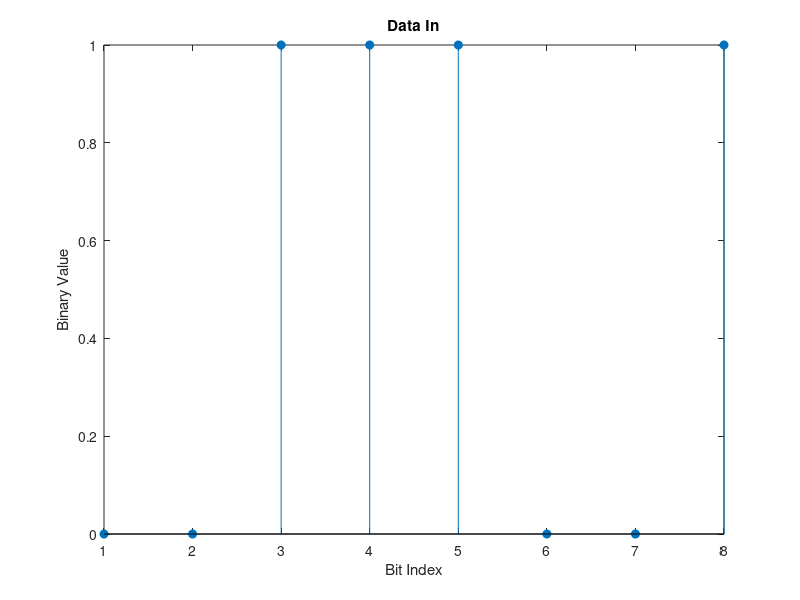

The MATLAB script that drew this image:
clear all;close all;%----------------------------------------------------%---------------- Initial Parameters ----------------%----------------------------------------------------n = 8;                              %number of bitsM = 4;                              %4-QAMk = log2(M);                        %number of bits in one symbolm = n/k;                            %number of symbolsif mod(n, k) ~= 0    error('numberOfBits must be a multiple of log2(M).');endFc_tx = 100;                        %carrier frequencyphase_tx = 0;                       %carrier phaseFs = 1000;                          %sampling frequencydt = 1/Fs;                          %simulation time differentialRs = 10;                            %Symbol rateOSF = Fs/Rs;                        %Oversampling factor%----------------------------------------------------%----------------Creation of the bitstream ----------%----------------------------------------------------dataIn = randi(2,1,n) - 1;  % Generate vector of binary datadataIn = [0 0 1 1 1 0 0 1];%----------------------------------------------------%----------------- QAM Mapper -----------------------%----------------------------------------------------numberOfSymbols = length(dataIn)/k; %number of symbols in the FIFO% Define mapping table applying Gray mappingmappingTable(1) =  1 + 1*i;mappingTable(2) = -1 + 1*i;mappingTable(3) =  1 - 1*i;mappingTable(4) = -1 - 1*i;mappedSymbols = zeros(1, numberOfSymbols);% Map bits to symbolsfor i = 1:k:length(dataIn)     symbolBits = dataIn(i:i+k-1);  symbolIndex = 2^1 * symbolBits(1) + 2^0 * symbolBits(2);     % Mapping   mappedSymbols((i - 1)/k + 1) = mappingTable( symbolIndex + 1);   endfor%----------------------------------------------------%----------------- Upsampling -----------------------%----------------------------------------------------t = 0 : dt : (length(mappedSymbols) * OSF - 1) * dt;for i = 1:length(mappedSymbols)    temp = mappedSymbols(i)*ones(1,OSF);    mappedSymbols_upsampled( (i-1)*OSF+1 : i*OSF) = temp;end%----------------------------------------------------%----------------- Modulation: Baseband to RF -------%----------------------------------------------------Tx_I = real(mappedSymbols_upsampled) .* (sqrt(2)*cos(2*pi*Fc_tx*t+phase_tx));Tx_Q = imag(mappedSymbols_upsampled) .* (sqrt(2)*sin(2*pi*Fc_tx*t+phase_tx));Tx = Tx_I - Tx_Q;%----------------------------------------------------%----------------- Figures --------------------------%----------------------------------------------------figure(1);stem(dataIn,"filled");title('Data In');xlabel('Bit Index');ylabel('Binary Value');##figure(2);##subplot(2,1,1);##stem(real(mappedSymbols));##title("Real part")##subplot(2,1,2);##stem(imag(mappedSymbols));##title("Imaginary part");##figure(3);##scatter(real(mappedSymbols), imag(mappedSymbols) , "filled");##axis([-2 2 -2 2]);##title("Symbols");##figure(4);##subplot(3,1,1);##stem(real(mappedSymbols));##subplot(3,1,2);##stem(real(mappedSymbols_upsampled));##subplot(3,1,3);##plot(Tx_I);##figure(5);##subplot(3,1,1);##plot(Tx_I);##subplot(3,1,2);##plot(Tx_Q);##subplot(3,1,3);##plot(Tx);